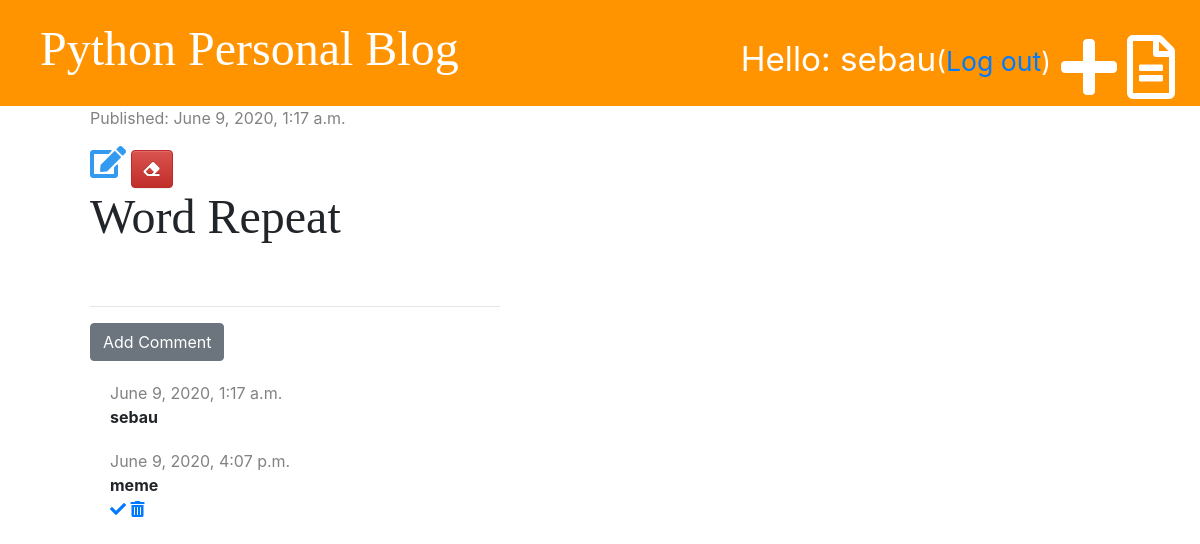
The app's page /post/10/ (signed in) with its own data.
### blog/models.py (models this page shows, shortened)
class Post(models.Model):
    author = models.ForeignKey('auth.User', on_delete=models.CASCADE)
    title = models.CharField(max_length=200)
    text = models.TextField()
    create_date = models.DateTimeField(default=timezone.now)
    published_date = models.DateTimeField(blank=True, null=True)

class Comment(models.Model):
    post = models.ForeignKey('blog.Post', on_delete=models.CASCADE, related_name='comments')
    author = models.CharField(max_length=200)
    text = models.TextField()
    created_date = models.DateTimeField(default=timezone.now)
    approved = models.BooleanField(default=False)

### blog/views.py (the view)
# urls.py: path('post/<int:pk>/', views.post_detail, name='post_detail'),
def post_detail(request, pk):
    post = get_object_or_404(Post, pk=pk)
    return render(request, 'blog/post_detail.html', {'post': post})

### blog/templatetags/markdownify.py (called while the page is built)
@register.filter
def markdown(value):
    renderer = HighlightRenderer()
    markdown = mistune.Markdown(renderer=renderer)
    return markdown(value)

### blog/templates/blog/post_detail.html (shortened to what this page needs)
{% extends 'blog/base.html' %}
{% load markdownify %}
{% block content %}
<div class="post">
  {% if post.published_date %}
  <div class="date">
    <p>Published: {{post.published_date}}</p>
  </div>
  {% else %}
  <a href="{% url 'post_publish' pk=post.pk %}" class="btn btn-primary">Publish</a>
  {% endif %}
  {% if user.is_authenticated %}
  <a href="{% url 'post_edit' pk=post.pk %}"><i class="fas fa-edit fa-2x" style="color: #339af0;"></i></a>
  {% endif %}
  <a href="{% url 'post_delete' pk=post.pk %}" class="btn btn-danger"
    onclick="return confirm('Are you sure you want to delete this post?')">
      <i class="fas fa-eraser"></i>
  </a>
  <div>
    <h1>{{post.title}}</h1>
  </div>
</div>
<hr>
<a href="{% url 'add_comment_to_post' pk=post.pk %}" class="btn btn-secondary">Add Comment</a>
{% for comment in post.comments.all %}
  {% if user.is_authenticated or comment.approved %}
    <div class="comment">
      <div class="date">{{comment.created_date}}</div>
      <strong>{{comment.author}}</strong>
      <p>
        {% if not comment.approved and user.is_superuser %}
        <a href="{% url 'comment_approve' pk=comment.pk %}"><i class="fas fa-check"></i></a>
        <a href="{% url 'comment_remove' pk=comment.pk %}"><i class="fas fa-trash-alt"></i></a>
        {% endif %}
        {{comment.text | markdown | safe }}</p>
    </div>
  {% endif %}
{% empty %}
<p>No comments yet...</p>
{% endfor %}
{% endblock %}

### blog/templates/blog/base.html (shortened to what this page needs)
{% load static %}
<!DOCTYPE html>
<html lang="en">
<head>
    <link href="https://stackpath.bootstrapcdn.com/bootstrap/4.5.0/css/bootstrap.min.css" rel="stylesheet"
>
    <link rel="stylesheet" href="//maxcdn.bootstrapcdn.com/bootstrap/3.2.0/css/bootstrap-theme.min.css" />
    <link rel="stylesheet" href="https://use.fontawesome.com/releases/v5.13.0/css/all.css"
>
    <link rel="stylesheet" type="text/css" href="{% static 'css/blog.css' %}">
    <link rel="stylesheet" type="text/css" href="{% static 'css/zenburn.css' %}">
</head>
<body>
    <div class="page-header">
        {% if user.is_authenticated %}
        <a href="{% url 'draft_list' %}" class="top-menu"><i class="far fa-file-alt fa-4x"></i></a>
        <a href="{% url 'post_new' %}" class="top-menu"><i class="fas fa-plus fa-4x"></i></a>
        <p class="top-menu">Hello: {{user.username}}<small>(<a href="{% url 'logout' %}">Log out</a>)</small></p>
        {% else %}
        <a href="{% url 'signup' %}" class="top-menu"><i class="fas fa-user-plus fa-3x"></i></a>
        <a href="{% url 'login' %}" class="top-menu"><i class="fas fa-sign-in-alt fa-4x"></i></a>
        {% endif %}
        <h1><a href="{% url 'post_list' %}">Python Personal Blog</a></h1>
    </div>
    <div class="content container">
        <div class="row">
            <div class="col-md-8">
                {% block content %} {% endblock %}
            </div>
        </div>
    </div>
</body>
</html>

### blog/static/css/blog.css (style rules this page uses)
.page-header { background-color: #ff9400; margin-top: 0; padding: 20px 20px 20px 40px; }
.page-header h1, .page-header h1 a { color: #ffffff; font-size: 36pt; text-decoration: none; }
.page-header p { font-size: 25pt; }
.content { margin-left: 60px; }
.post { margin-bottom: 60px; }
.date { color: #828282; }
h1, h2, h3, h4 { font-family: 'Tangerine', 'Inconsolata', 'Droid Sans', serif; font-size: 48px; }
.top-menu { float: right; color: white; margin-top: 10px; padding: 5px; }
.comment { margin: 20px 0 20px 20px; }

### records on screen
Post: published_date "June 9, 2020, 1:17 a.m.", title "Word Repeat"
Comment: created_date "June 9, 2020, 1:17 a.m.", author "sebau"
Comment: created_date "June 9, 2020, 4:07 p.m.", author "meme", approved False (drawn)

### other values on screen
{{ user.username }} "sebau"
